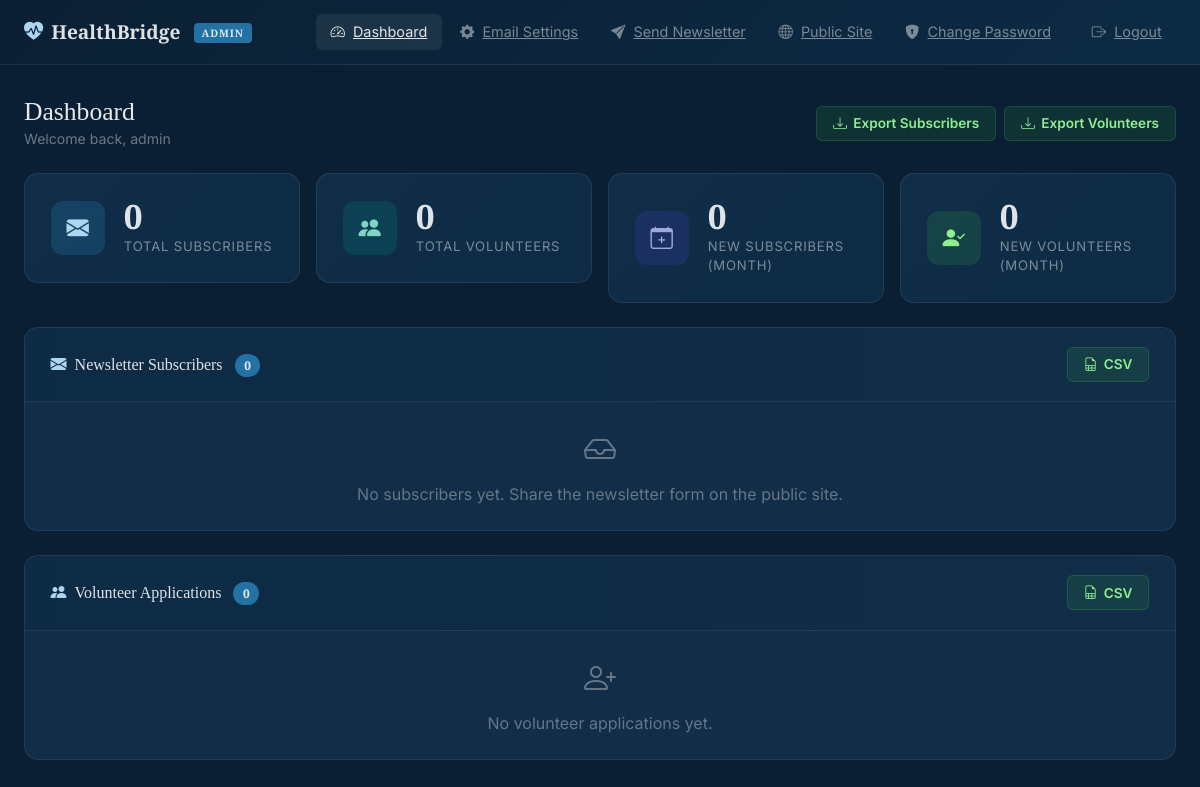
The app's page /admin/dashboard (signed in), older data.
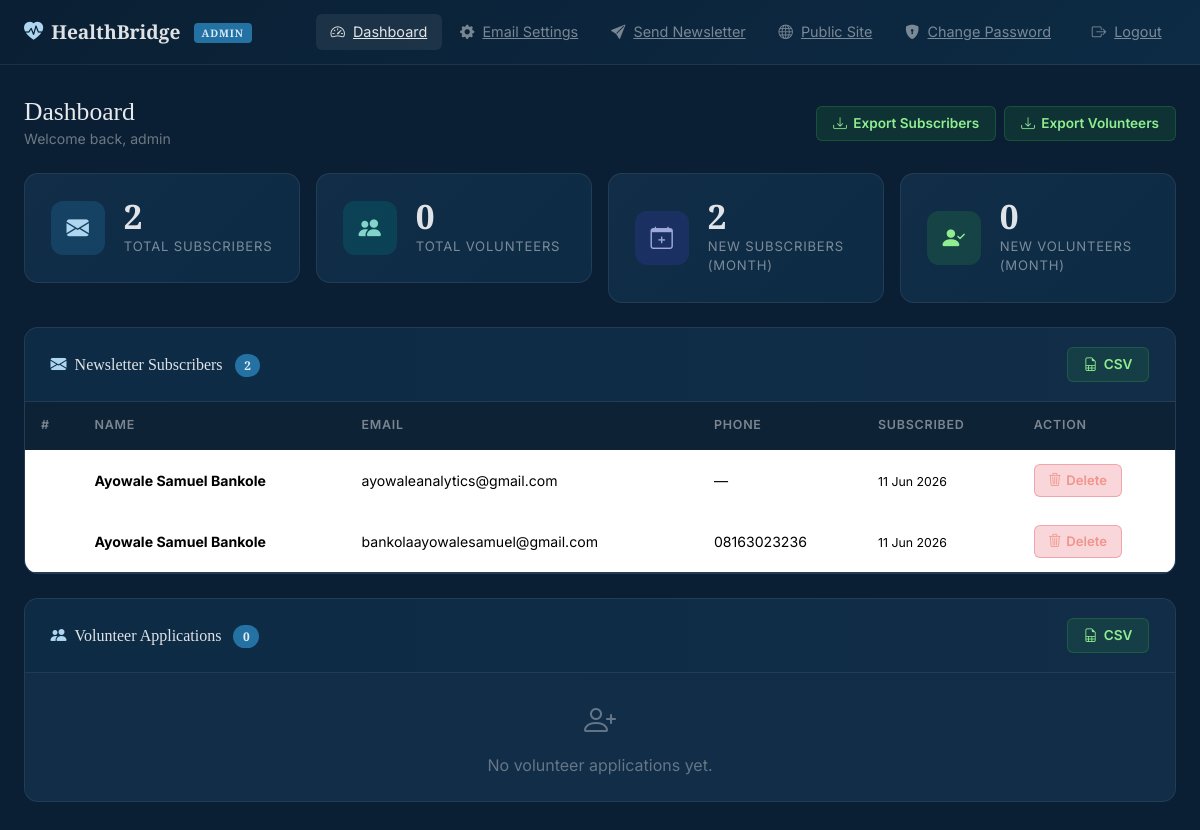
The same page, newer data.
### models.py (models this page shows, shortened)
class AdminUser(UserMixin, db.Model):
    __tablename__ = 'admin_users'
    id = db.Column(db.Integer, primary_key=True)
    username = db.Column(db.String(80), unique=True, nullable=False)
    password_hash = db.Column(db.String(256), nullable=False)

class Subscriber(db.Model):
    __tablename__ = 'subscribers'
    id = db.Column(db.Integer, primary_key=True)
    full_name = db.Column(db.String(120), nullable=False)
    email = db.Column(db.String(120), unique=True, nullable=False)
    phone = db.Column(db.String(20), nullable=True)
    date_subscribed = db.Column(db.DateTime, default=datetime.utcnow)

### app.py (the view)
@app.route('/admin/dashboard')
@login_required
def admin_dashboard():
    subscribers = Subscriber.query.order_by(Subscriber.date_subscribed.desc()).all()
    volunteers  = Volunteer.query.order_by(Volunteer.date_submitted.desc()).all()
    now         = datetime.utcnow()
    stats = {
        'total_subscribers':    Subscriber.query.count(),
        'total_volunteers':     Volunteer.query.count(),
        'new_this_month':       Subscriber.query.filter(
            db.extract('month', Subscriber.date_subscribed) == now.month,
            db.extract('year',  Subscriber.date_subscribed) == now.year,
        ).count(),
        'volunteers_this_month': Volunteer.query.filter(
            db.extract('month', Volunteer.date_submitted) == now.month,
            db.extract('year',  Volunteer.date_submitted) == now.year,
        ).count(),
    }
    return render_template('admin_dashboard.html',
                           subscribers=subscribers,
                           volunteers=volunteers,
                           stats=stats)

### app.py (called while the page is built)
@login_manager.user_loader
def load_user(user_id):
    return AdminUser.query.get(int(user_id))

### templates/admin_dashboard.html (shortened to what this page needs)
{% extends "admin_base.html" %}
{% block content %}
<div class="d-flex align-items-center justify-content-between mb-4 flex-wrap gap-3">
  <div>
    <h1 style="color:rgba(255,255,255,.9);font-family:'Merriweather',serif;font-size:1.6rem;margin:0;">Dashboard</h1>
    <p style="color:rgba(255,255,255,.4);font-size:.88rem;margin:0;">Welcome back, {{ current_user.username }}</p>
  </div>
  <div class="d-flex gap-2 flex-wrap">
    <a href="{{ url_for('export_subscribers') }}" class="btn-adm-export"><i class="bi bi-download"></i> Export Subscribers</a>
    <a href="{{ url_for('export_volunteers') }}" class="btn-adm-export"><i class="bi bi-download"></i> Export Volunteers</a>
  </div>
</div>
<div class="row g-3 mb-4">
  <div class="col-sm-6 col-xl-3">
    <div class="stat-card">
      <div class="stat-icon blue"><i class="bi bi-envelope-fill"></i></div>
      <div>
        <div class="stat-num">{{ stats.total_subscribers }}</div>
        <div class="stat-label">Total Subscribers</div>
      </div>
    </div>
  </div>
  <div class="col-sm-6 col-xl-3">
    <div class="stat-card">
      <div class="stat-icon teal"><i class="bi bi-people-fill"></i></div>
      <div>
        <div class="stat-num">{{ stats.total_volunteers }}</div>
        <div class="stat-label">Total Volunteers</div>
      </div>
    </div>
  </div>
  <div class="col-sm-6 col-xl-3">
    <div class="stat-card">
      <div class="stat-icon indigo"><i class="bi bi-calendar-plus"></i></div>
      <div>
        <div class="stat-num">{{ stats.new_this_month }}</div>
        <div class="stat-label">New Subscribers (Month)</div>
      </div>
    </div>
  </div>
  <div class="col-sm-6 col-xl-3">
    <div class="stat-card">
      <div class="stat-icon green"><i class="bi bi-person-check-fill"></i></div>
      <div>
        <div class="stat-num">{{ stats.volunteers_this_month }}</div>
        <div class="stat-label">New Volunteers (Month)</div>
      </div>
    </div>
  </div>
</div>
<div class="admin-panel mb-4" id="subscribers">
  <div class="panel-header">
    <h5><i class="bi bi-envelope-fill me-2" style="color:#aed6f1"></i>Newsletter Subscribers <span class="panel-count ms-2">{{ subscribers|length }}</span></h5>
    <a href="{{ url_for('export_subscribers') }}" class="btn-adm-export btn-adm-sm"><i class="bi bi-file-earmark-spreadsheet"></i> CSV</a>
  </div>
  {% if subscribers %}
  <div class="table-responsive">
    <table class="table admin-table align-middle">
      <thead>
        <tr>
          <th>#</th><th>Name</th><th>Email</th><th>Phone</th><th>Subscribed</th><th>Action</th>
        </tr>
      </thead>
      <tbody>
        {% for s in subscribers %}
        <tr>
          <td><span style="color:rgba(255,255,255,.35);">{{ loop.index }}</span></td>
          <td><strong>{{ s.full_name }}</strong></td>
          <td>{{ s.email }}</td>
          <td>{{ s.phone or '—' }}</td>
          <td><small>{{ s.date_subscribed.strftime('%d %b %Y') }}</small></td>
          <td>
            <form action="{{ url_for('delete_subscriber', sub_id=s.id) }}" method="POST" onsubmit="return confirm('Delete this subscriber?')">
              <button type="submit" class="btn-adm-danger"><i class="bi bi-trash3"></i> Delete</button>
            </form>
          </td>
        </tr>
        {% endfor %}
      </tbody>
    </table>
  </div>
  {% else %}
  <div class="p-4 text-center" style="color:rgba(255,255,255,.35);">
    <i class="bi bi-inbox" style="font-size:2rem;display:block;margin-bottom:.5rem;"></i>
    No subscribers yet. Share the newsletter form on the public site.
  </div>
  {% endif %}
</div>
<div class="admin-panel" id="volunteers">
  <div class="panel-header">
    <h5><i class="bi bi-people-fill me-2" style="color:#aed6f1"></i>Volunteer Applications <span class="panel-count ms-2">{{ volunteers|length }}</span></h5>
    <a href="{{ url_for('export_volunteers') }}" class="btn-adm-export btn-adm-sm"><i class="bi bi-file-earmark-spreadsheet"></i> CSV</a>
  </div>
  {% if volunteers %}
  <div class="table-responsive">
    <table class="table admin-table align-middle">
      <thead>
        <tr>
          <th>#</th><th>Name</th><th>Email</th><th>Phone</th><th>Skills</th><th>Message</th><th>Submitted</th><th>Action</th>
        </tr>
      </thead>
      <tbody>
        {% for v in volunteers %}
        <tr>
          <td><span style="color:rgba(255,255,255,.35);">{{ loop.index }}</span></td>
          <td><strong>{{ v.full_name }}</strong></td>
          <td>{{ v.email }}</td>
          <td>{{ v.phone }}</td>
          <td><small>{{ v.skills or '—' }}</small></td>
          <td>
            {% if v.message %}
            <small style="opacity:.7;" title="{{ v.message }}">{{ v.message[:40] }}{% if v.message|length > 40 %}…{% endif %}</small>
            {% else %}—{% endif %}
          </td>
          <td><small>{{ v.date_submitted.strftime('%d %b %Y') }}</small></td>
          <td>
            <form action="{{ url_for('delete_volunteer', vol_id=v.id) }}" method="POST" onsubmit="return confirm('Delete this volunteer?')">
              <button type="submit" class="btn-adm-danger"><i class="bi bi-trash3"></i> Delete</button>
            </form>
          </td>
        </tr>
        {% endfor %}
      </tbody>
    </table>
  </div>
  {% else %}
  <div class="p-4 text-center" style="color:rgba(255,255,255,.35);">
    <i class="bi bi-person-plus" style="font-size:2rem;display:block;margin-bottom:.5rem;"></i>
    No volunteer applications yet.
  </div>
  {% endif %}
</div>
{% endblock %}

### templates/admin_base.html (shortened to what this page needs)
<!DOCTYPE html>
<html lang="en">
<head>
  <link href="https://cdn.jsdelivr.net/npm/bootstrap@5.3.3/dist/css/bootstrap.min.css" rel="stylesheet"/>
  <link href="https://cdn.jsdelivr.net/npm/bootstrap-icons@1.11.3/font/bootstrap-icons.min.css" rel="stylesheet"/>
  <link rel="stylesheet" href="{{ url_for('static', filename='css/admin.css') }}"/>
</head>
<body class="admin-body">
<nav class="navbar navbar-expand-lg admin-navbar">
  <div class="container-fluid px-4">
    <a class="navbar-brand" href="{{ url_for('admin_dashboard') }}">
      <i class="bi bi-heart-pulse-fill me-2" style="color:#aed6f1"></i>HealthBridge
      <span class="badge-admin">ADMIN</span>
    </a>
    <div class="collapse navbar-collapse" id="adminNav">
      <ul class="navbar-nav ms-auto align-items-lg-center gap-1">
        <li class="nav-item">
          <a class="admin-nav-link {% if request.endpoint=='admin_dashboard' %}active{% endif %}" href="{{ url_for('admin_dashboard') }}">
            <i class="bi bi-speedometer2"></i> Dashboard
          </a>
        </li>
        <li class="nav-item">
          <a class="admin-nav-link {% if request.endpoint=='admin_email_settings' %}active{% endif %}" href="{{ url_for('admin_email_settings') }}">
            <i class="bi bi-gear-fill"></i> Email Settings
          </a>
        </li>
        <li class="nav-item">
          <a class="admin-nav-link {% if request.endpoint=='admin_send_newsletter' %}active{% endif %}" href="{{ url_for('admin_send_newsletter') }}">
            <i class="bi bi-send-fill"></i> Send Newsletter
          </a>
        </li>
        <li class="nav-item">
          <a class="admin-nav-link" href="{{ url_for('index') }}" target="_blank">
            <i class="bi bi-globe"></i> Public Site
          </a>
        </li>
        <li class="nav-item">
          <a class="admin-nav-link {% if request.endpoint=='admin_change_password' %}active{% endif %}" href="{{ url_for('admin_change_password') }}">
            <i class="bi bi-shield-lock-fill"></i> Change Password
          </a>
        </li>
        <li class="nav-item ms-lg-2">
          <a class="admin-nav-link logout-link" href="{{ url_for('admin_logout') }}">
            <i class="bi bi-box-arrow-right"></i> Logout
          </a>
        </li>
      </ul>
    </div>
  </div>
</nav>
<div class="admin-wrapper">
  <div class="container-fluid px-4">
    {% block content %}{% endblock %}
  </div>
</div>
</body>
</html>

### static/css/admin.css (style rules this page uses)
:root { --adm-bg: #0a1f33; --adm-sidebar: #0d2b45; --adm-card: #112d47; --adm-border: rgba(255,255,255,.08); --adm-text: rgba(255,255,255,.87); --adm-muted: rgba(255,255,255,.45); --adm-accent: #2471a3; --adm-accent2: #1a5276; --sky-100: #d6eaf8; --sky-200: #aed6f1; }
body.admin-body { background: var(--adm-bg); color: var(--adm-text); font-family: 'Inter', 'Segoe UI', system-ui, sans-serif; min-height: 100vh; }
.admin-navbar { background: linear-gradient(135deg, var(--adm-bg) 0%, var(--adm-sidebar) 100%); border-bottom: 1px solid var(--adm-border); padding: .8rem 0; position: sticky; top: 0; z-index: 1040; }
.admin-navbar .navbar-brand { color: var(--adm-text) !important; font-family: 'Merriweather', Georgia, serif; font-size: 1.2rem; font-weight: 700; }
.admin-navbar .navbar-brand .badge-admin { background: var(--adm-accent); color: var(--sky-100); font-size: .65rem; font-weight: 700; letter-spacing: .08em; text-transform: uppercase; padding: .2rem .5rem; border-radius: 4px; margin-left: .5rem; vertical-align: middle; }
.admin-nav-link { color: var(--adm-muted) !important; font-size: .9rem; padding: .45rem .9rem !important; border-radius: 6px; transition: background .2s, color .2s; display: flex; align-items: center; gap: .5rem; }
.admin-nav-link:hover, .admin-nav-link.active { color: var(--adm-text) !important; background: rgba(255,255,255,.07); }
.admin-wrapper { padding: 2rem 0 4rem; }
.stat-card { background: linear-gradient(135deg, var(--adm-card) 0%, var(--adm-sidebar) 100%); border: 1px solid var(--adm-border); border-radius: 14px; padding: 1.6rem; display: flex; align-items: center; gap: 1.2rem; transition: transform .2s, box-shadow .2s; }
.stat-icon { width: 54px; height: 54px; border-radius: 12px; display: flex; align-items: center; justify-content: center; font-size: 1.4rem; flex-shrink: 0; }
.stat-icon.blue { background: rgba(36,113,163,.3); color: var(--sky-200); }
.stat-icon.teal { background: rgba(0,128,128,.25); color: #81d4c8; }
.stat-icon.indigo { background: rgba(60,60,180,.25); color: #9fa8da; }
.stat-icon.green { background: rgba(46,160,67,.2); color: #90ee90; }
.stat-card .stat-num { font-family: 'Merriweather', serif; font-size: 2.1rem; font-weight: 700; color: var(--adm-text); line-height: 1; }
.stat-card .stat-label { font-size: .82rem; color: var(--adm-muted); text-transform: uppercase; letter-spacing: .06em; margin-top: .2rem; }
.admin-panel { background: var(--adm-card); border: 1px solid var(--adm-border); border-radius: 14px; overflow: hidden; }
.admin-panel .panel-header { background: linear-gradient(90deg, var(--adm-sidebar), var(--adm-card)); padding: 1.2rem 1.6rem; border-bottom: 1px solid var(--adm-border); display: flex; align-items: center; justify-content: space-between; flex-wrap: wrap; gap: .8rem; }
.admin-panel .panel-header h5 { color: var(--adm-text); font-family: 'Merriweather', serif; font-size: 1rem; margin: 0; }
.admin-panel .panel-header .panel-count { background: var(--adm-accent); color: var(--white); font-size: .75rem; padding: .2rem .6rem; border-radius: 50px; font-weight: 600; }
.admin-table { color: var(--adm-text); margin: 0; font-size: .88rem; }
.admin-table thead th { background: rgba(0,0,0,.25); color: var(--adm-muted); font-size: .78rem; font-weight: 600; letter-spacing: .06em; text-transform: uppercase; border-color: var(--adm-border); padding: .9rem 1rem; }
.admin-table tbody tr { border-color: var(--adm-border); transition: background .15s; }
.admin-table td { padding: .85rem 1rem; vertical-align: middle; border-color: var(--adm-border); }
.btn-adm-sm { padding: .35rem .85rem; font-size: .82rem; border-radius: 6px; }
.btn-adm-danger { background: rgba(220,53,69,.2); color: #f1948a; border: 1px solid rgba(220,53,69,.3); border-radius: 6px; padding: .35rem .85rem; font-size: .82rem; font-weight: 600; transition: background .2s; display: inline-flex; align-items: center; gap: .3rem; }
.btn-adm-export { background: rgba(46,160,67,.15); color: #90ee90; border: 1px solid rgba(46,160,67,.3); border-radius: 6px; padding: .4rem 1rem; font-size: .85rem; font-weight: 600; display: inline-flex; align-items: center; gap: .4rem; text-decoration: none; transition: background .2s; }
#subscribers, #volunteers { scroll-margin-top: 80px; }

Row changes from the older to the newer data that the page shows:
added Subscriber: full_name "Ayowale Samuel Bankole", email "ayowaleanalytics@gmail.com", phone "—", date_subscribed "11 Jun 2026"
added Subscriber: full_name "Ayowale Samuel Bankole", email "bankolaayowalesamuel@gmail.com", phone "08163023236", date_subscribed "11 Jun 2026"
Text that changed along with them:
{{ stats.total_subscribers }}: "0" → "2"
{{ stats.new_this_month }}: "0" → "2"
{{ subscribers|length }}: "0" → "2"
text no longer shown: "No subscribers yet. Share the newsletter form on the public site."
text now shown: "# NAME EMAIL PHONE SUBSCRIBED ACTION"
